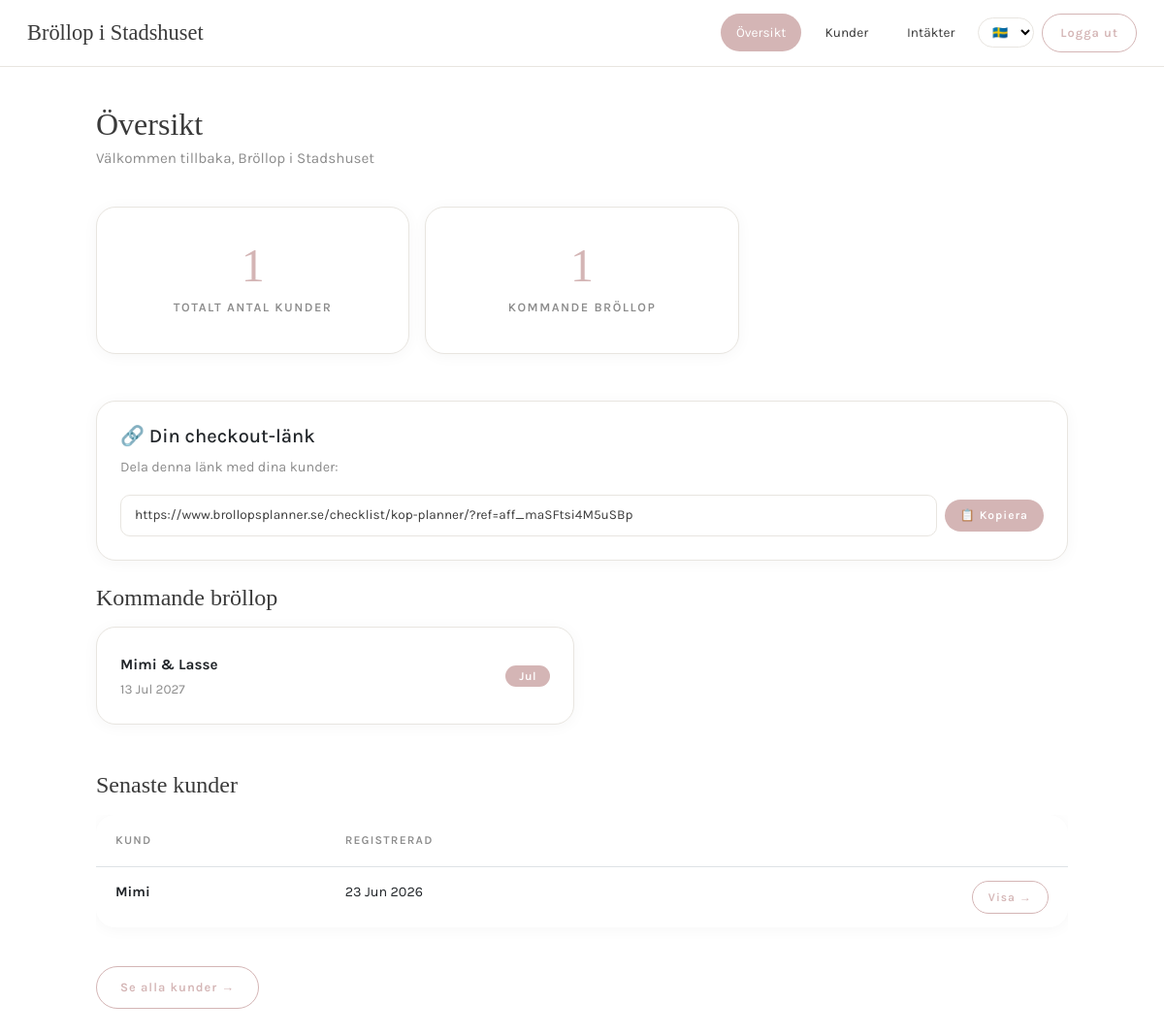
/checklist/partner/dashboard/ (signed in), run on the app's committed database.
### planner/models.py (models this page shows, shortened)
class Photographer(models.Model):
    user = models.ForeignKey(User, on_delete=models.CASCADE, null=True, blank=True)
    name = models.CharField(max_length=100, verbose_name="Företagsnamn")
    logo = models.URLField(max_length=500, blank=True, null=True, verbose_name="Logga (URL)")
    primary_color = models.CharField(max_length=7, default="#FFFFFF", verbose_name="Navbar-färg (Hex-kod)")
    accent_color = models.CharField(max_length=7, default="#C7BDAE", verbose_name="Accentfärg (Hex-kod)")
    whop_email = models.EmailField(blank=True, null=True, verbose_name="Whop E-post")
    whop_affiliate_id = models.CharField(max_length=100, verbose_name="Whop Affiliate ID")
    is_active = models.BooleanField(default=False)
    created_at = models.DateTimeField(auto_now_add=True)

class Brollop(models.Model):
    planerare = models.ForeignKey(User, on_delete=models.CASCADE, related_name='brollop')
    namn = models.CharField(max_length=200)  # t.ex. "Sara & Johan"
    datum = models.DateField(null=True, blank=True)
    skapad = models.DateTimeField(auto_now_add=True)

### accounts/models.py (models this page shows, shortened)
class Profil(models.Model):
    ROLLER = [
        ('par', 'Brudpar'),
        ('planerare', 'Planerare'),
    ]
    user = models.OneToOneField(User, on_delete=models.CASCADE)
    telefon = models.CharField(max_length=20, blank=True)
    roll = models.CharField(max_length=10, choices=ROLLER, default='par')
    planerare = models.ForeignKey(User, on_delete=models.SET_NULL, null=True, blank=True, related_name='par')
    utgangsdatum = models.DateField(null=True, blank=True)
    photographer = models.ForeignKey('planner.Photographer', on_delete=models.SET_NULL, null=True, blank=True, related_name='kunder')

### planner/views.py (the view)
# urls.py: path('partner/dashboard/', views.partner_dashboard, name='partner_dashboard'),
@login_required
def partner_dashboard(request):
    fotograf = Photographer.objects.filter(user=request.user, is_active=True).first()
    if not fotograf:
        return redirect('dashboard')
    kunder = Profil.objects.filter(photographer=fotograf, roll='par')
    antal_kunder = kunder.count()
    from planner.models import Brollop
    kommande_brollop = Brollop.objects.filter(
        planerare__in=[k.user for k in kunder]
    ).order_by('datum')[:5]
    return render(request, 'planner/partner_dashboard.html', {
        'fotograf': fotograf,
        'antal_kunder': antal_kunder,
        'kunder': kunder.order_by('-user__date_joined')[:5],
        'kommande_brollop': kommande_brollop,
    })

### accounts/context_processors.py (called while the page is built)
def photographer_context(request):
    if request.user.is_authenticated:
        try:
            profil = Profil.objects.get(user=request.user)
            if profil.photographer:
                return {'photographer': profil.photographer}
        except Profil.DoesNotExist:
            pass
    return {'photographer': None}

### planner/templates/planner/partner_dashboard.html
{% extends 'planner/partner_base.html' %}
{% load i18n %}
{% block content %}
<div style="margin-bottom: 36px;">
    <h1 style="font-size: 2rem; margin-bottom: 4px;">{% trans "Översikt" %}</h1>
    <p style="color: var(--text-light); font-size: 0.95rem;">{% trans "Välkommen tillbaka" %}, {{ fotograf.name }}</p>
</div>
<div class="row g-3 mb-5">
    <div class="col-md-4">
        <div class="card stat-card">
            <div class="stat-number">{{ antal_kunder }}</div>
            <div class="stat-label">{% trans "Totalt antal kunder" %}</div>
        </div>
    </div>
    <div class="col-md-4">
        <div class="card stat-card">
            <div class="stat-number">{{ kommande_brollop|length }}</div>
            <div class="stat-label">{% trans "Kommande bröllop" %}</div>
        </div>
    </div>
</div>
{% if fotograf.whop_affiliate_id %}
<div class="card mb-4">
    <div class="card-body">
        <h5>🔗 {% trans "Din checkout-länk" %}</h5>
        <p style="color: var(--text-light); font-size: 0.9rem;">
            {% trans "Dela denna länk med dina kunder:" %}
        </p>
        <div style="display: flex; gap: 8px; align-items: center;">
            <input type="text"
                   value="https://www.brollopsplanner.se/checklist/kop-planner/?ref={{ fotograf.whop_affiliate_id }}"
                   class="form-control"
                   readonly
                   style="font-size: 0.85rem;">
            <button onclick="navigator.clipboard.writeText('https://www.brollopsplanner.se/checklist/kop-planner/?ref={{ fotograf.whop_affiliate_id }}')"
                    class="btn-primary btn-sm" style="white-space: nowrap;">
                📋 Kopiera
            </button>
        </div>
    </div>
</div>
{% endif %}
{% if kommande_brollop %}
<h4 style="margin-bottom: 16px;">{% trans "Kommande bröllop" %}</h4>
<div class="row g-3 mb-5">
    {% for brollop in kommande_brollop %}
        <div class="col-md-6">
            <div class="card">
                <div class="card-body" style="display: flex; justify-content: space-between; align-items: center;">
                    <div>
                        <strong style="font-size: 0.95rem;">{{ brollop.namn }}</strong>
                        <div style="color: var(--text-light); font-size: 0.85rem;">
                            {{ brollop.datum|date:"d M Y"|default:"Datum ej satt" }}
                        </div>
                    </div>
                    <span class="badge badge-primary">{{ brollop.datum|date:"M"|default:"TBD" }}</span>
                </div>
            </div>
        </div>
    {% endfor %}
</div>
{% endif %}
<h4 style="margin-bottom: 16px;">{% trans "Senaste kunder" %}</h4>
<div class="table-responsive">
    <table class="table">
        <thead>
            <tr>
                <th>{% trans "Kund" %}</th>
                <th>{% trans "Registrerad" %}</th>
                <th></th>
            </tr>
        </thead>
        <tbody>
            {% for k in kunder %}
                <tr>
                    <td><strong>{{ k.user.username }}</strong></td>
                    <td>{{ k.user.date_joined|date:"d M Y" }}</td>
                    <td style="text-align: right;">
                        <a href="{% url 'partner_kund_detail' k.id %}" class="btn-outline btn-sm">{% trans "Visa" %} →</a>
                    </td>
                </tr>
            {% empty %}
                <tr>
                    <td colspan="3" style="text-align: center; color: var(--text-light); padding: 40px;">
                        {% trans "Inga kunder ännu." %}
                    </td>
                </tr>
            {% endfor %}
        </tbody>
    </table>
</div>
<div style="margin-top: 24px;">
    <a href="{% url 'partner_kunder' %}" class="btn-outline">{% trans "Se alla kunder" %} →</a>
</div>
{% endblock %}

### planner/templates/planner/partner_base.html (shortened to what this page needs)
{% load static %}
{% load i18n %}
<!DOCTYPE html>
<html lang="sv">
<head>
    <link href="https://cdn.jsdelivr.net/npm/bootstrap@5.3.0/dist/css/bootstrap.min.css" rel="stylesheet">
    <link rel="stylesheet" href="https://cdnjs.cloudflare.com/ajax/libs/font-awesome/6.5.1/css/all.min.css">
</head>
<body>
<nav class="partner-nav">
    <a href="{% url 'partner_dashboard' %}" class="brand">
        {{ fotograf.name }}
    </a>
    <div class="nav-links">
        <a href="{% url 'partner_dashboard' %}" class="{% if request.resolver_match.url_name == 'partner_dashboard' %}active{% endif %}">
            Översikt
        </a>
        <a href="{% url 'partner_kunder' %}" class="{% if request.resolver_match.url_name == 'partner_kunder' or request.resolver_match.url_name == 'partner_kund_detail' %}active{% endif %}">
            Kunder
        </a>
        <a href="{% url 'partner_intakter' %}" class="{% if request.resolver_match.url_name == 'partner_intakter' %}active{% endif %}">
            Intäkter
        </a>
        <form action="{% url 'set_language' %}" method="post" style="display: inline;">
            <select name="language" onchange="this.form.submit()"
                    style="font-size: 0.8rem; padding: 6px 10px; border: 1px solid var(--border); border-radius: 30px; background: var(--white); cursor: pointer; font-family: 'Karla', sans-serif;">
                {% get_current_language as CURRENT_LANGUAGE %}
                <option value="sv" {% if CURRENT_LANGUAGE == 'sv' %}selected{% endif %}>🇸🇪</option>
            </select>
        </form>
        <form method="post" action="{% url 'logout' %}" style="display: inline;">
            <button type="submit" class="btn-logout">Logga ut</button>
        </form>
    </div>
</nav>
<div class="container">
    {% block content %}{% endblock %}
</div>
</body>
</html>

### planner/templates/planner/partner_base.html (style rules this page uses)
:root { --white: #FFFFFF; --blush: #F5EBEB; --rose: #D4B5B5; --rose-dark: #B89595; --beige: #F2EFE9; --text: #3A3A3A; --text-light: #8C8C8C; --border: #E8E5E0; }
* { margin: 0; padding: 0; box-sizing: border-box; }
body { font-family: 'Karla', sans-serif; background: var(--white); color: var(--text); line-height: 1.7; -webkit-font-smoothing: antialiased; overflow-x: hidden; }
h1, h2, h3, h4 { font-family: 'Cormorant Garamond', serif; font-weight: 400; color: var(--text); }
.partner-nav { background: var(--white); border-bottom: 1px solid var(--border); padding: 14px 28px; display: flex; align-items: center; justify-content: space-between; position: sticky; top: 0; z-index: 1000; }
.partner-nav .brand { font-family: 'Cormorant Garamond', serif; font-size: 1.4rem; font-weight: 400; color: var(--text); text-decoration: none; }
.partner-nav .nav-links { display: flex; align-items: center; gap: 8px; }
.partner-nav .nav-links a { color: var(--text); text-decoration: none; font-size: 0.85rem; padding: 8px 16px; border-radius: 30px; transition: all 0.3s ease; }
.partner-nav .nav-links a:hover, .partner-nav .nav-links a.active { background: var(--rose); color: white; }
.btn-logout { background: transparent; border: 1.5px solid var(--rose); color: var(--rose); padding: 8px 18px; border-radius: 30px; font-size: 0.8rem; font-weight: 600; letter-spacing: 1px; cursor: pointer; transition: all 0.3s ease; font-family: 'Karla', sans-serif; }
.container { max-width: 1050px; margin: 0 auto; padding: 40px 24px; }
.card { background: var(--white); border: 1px solid var(--border); border-radius: 20px; box-shadow: 0 2px 16px rgba(0,0,0,0.04); transition: all 0.4s ease; }
.card-body { padding: 24px; }
.stat-card { text-align: center; padding: 36px 24px; }
.stat-card .stat-number { font-family: 'Cormorant Garamond', serif; font-size: 3rem; font-weight: 400; color: var(--rose); line-height: 1; }
.stat-card .stat-label { font-size: 0.8rem; color: var(--text-light); text-transform: uppercase; letter-spacing: 1.5px; margin-top: 8px; font-weight: 600; }
.btn-primary { background: var(--rose); color: white; padding: 10px 24px; border-radius: 30px; font-family: 'Karla', sans-serif; font-size: 0.8rem; font-weight: 600; letter-spacing: 1px; border: none; cursor: pointer; transition: all 0.3s ease; text-decoration: none; display: inline-block; }
.btn-outline { background: transparent; border: 1.5px solid var(--rose); color: var(--rose); padding: 10px 24px; border-radius: 30px; font-family: 'Karla', sans-serif; font-size: 0.8rem; font-weight: 600; letter-spacing: 1px; cursor: pointer; transition: all 0.3s ease; text-decoration: none; display: inline-block; }
.btn-sm { padding: 6px 16px; font-size: 0.75rem; }
.table { width: 100%; background: var(--white); border-radius: 20px; overflow: hidden; border-collapse: separate; border-spacing: 0; box-shadow: 0 2px 16px rgba(0,0,0,0.04); }
.table th { background: var(--white); color: var(--text-light); font-weight: 600; font-size: 0.75rem; text-transform: uppercase; letter-spacing: 1.2px; padding: 16px 20px; text-align: left; }
.table td { padding: 14px 20px; border-bottom: 1px solid var(--border); font-size: 0.9rem; }
.table tr:last-child td { border-bottom: none; }
.form-control, .form-select { border: 1.5px solid var(--border); border-radius: 10px; padding: 10px 14px; font-size: 0.9rem; font-family: 'Karla', sans-serif; background: var(--white); color: var(--text); transition: all 0.3s ease; }
.badge { display: inline-block; padding: 5px 14px; border-radius: 30px; font-size: 0.75rem; font-weight: 600; letter-spacing: 0.5px; }
.badge-primary { background: var(--rose); color: white; }

### data on the page
Photographer: name "Bröllop i Stadshuset", whop_affiliate_id "https://www.brollopsplanner.se/checklist/kop-planner/?ref=aff_maSFtsi4M5uSBp"
Brollop: namn "Mimi & Lasse", datum "13 Jul 2027", datum "Jul"
Profil: user.username "Mimi", user.date_joined "23 Jun 2026"

### other printed values
{{ antal_kunder }} "1"
{{ kommande_brollop|length }} "1"
